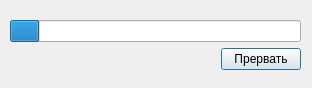
<?xml version="1.0" encoding="UTF-8"?>
<ui version="4.0">
 <class>DialogDBReconnect</class>
 <widget class="QDialog" name="DialogDBReconnect">
  <property name="windowModality">
   <enum>Qt::WindowModal</enum>
  </property>
  <property name="geometry">
   <rect>
    <x>0</x>
    <y>0</y>
    <width>312</width>
    <height>88</height>
   </rect>
  </property>
  <property name="windowTitle">
   <string>Восстановление соединения с БД</string>
  </property>
  <widget class="QWidget" name="layoutWidget">
   <property name="geometry">
    <rect>
     <x>10</x>
     <y>20</y>
     <width>291</width>
     <height>52</height>
    </rect>
   </property>
   <layout class="QGridLayout" name="gridLayout">
    <item row="0" column="0" colspan="2">
     <widget class="QProgressBar" name="progressBar">
      <property name="maximum">
       <number>10</number>
      </property>
      <property name="value">
       <number>1</number>
      </property>
      <property name="textVisible">
       <bool>false</bool>
      </property>
      <property name="format">
       <string/>
      </property>
     </widget>
    </item>
    <item row="1" column="0">
     <spacer name="horizontalSpacer">
      <property name="orientation">
       <enum>Qt::Horizontal</enum>
      </property>
      <property name="sizeHint" stdset="0">
       <size>
        <width>188</width>
        <height>20</height>
       </size>
      </property>
     </spacer>
    </item>
    <item row="1" column="1">
     <widget class="QPushButton" name="abortBtn">
      <property name="text">
       <string>Прервать</string>
      </property>
     </widget>
    </item>
   </layout>
  </widget>
 </widget>
 <resources/>
 <connections/>
</ui>
